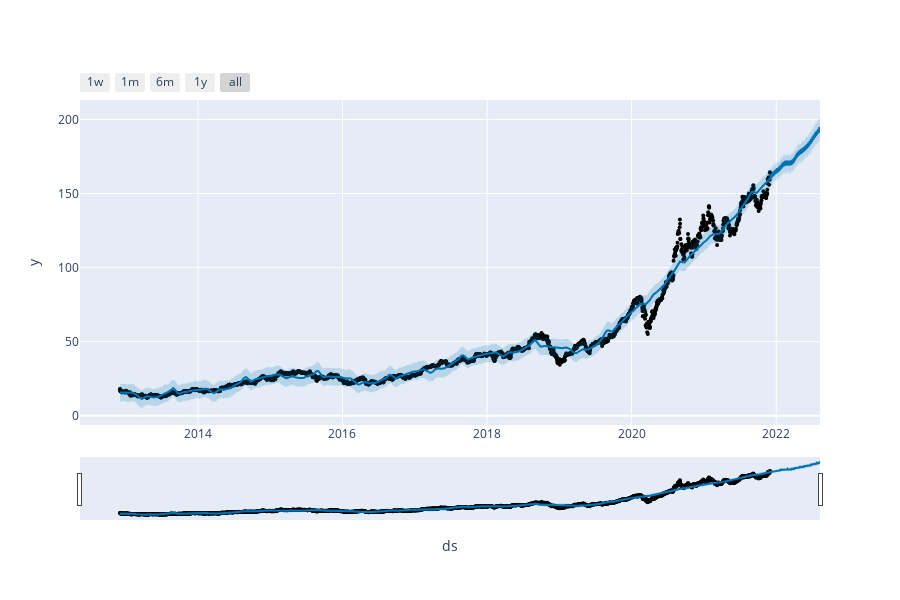

The cell this chart's notebook holds for it:
### Code cell
plot_plotly(model, forecast)

### Figure 1 — Plotly figure (JSON) as saved in the notebook; plotly's stock layout.template omitted (floating-point values rounded to 4 significant figures; data arrays with more than 128 entries replaced by an {"elided": "..."} marker saying what was removed)
{"data": [{"marker": {"color": "black", "size": 4}, "mode": "markers", "name": "Actual", "type": "scatter", "x": {"elided": "2266 str values"}, "y": {"elided": "2266 float values"}}, {"hoverinfo": "skip", "line": {"width": 0}, "mode": "lines", "type": "scatter", "x": {"elided": "2518 str values"}, "y": {"elided": "2518 float values"}}, {"fill": "tonexty", "fillcolor": "rgba(0, 114, 178, 0.2)", "line": {"color": "#0072B2", "width": 2}, "mode": "lines", "name": "Predicted", "type": "scatter", "x": {"elided": "2518 str values"}, "y": {"elided": "2518 float values"}}, {"fill": "tonexty", "fillcolor": "rgba(0, 114, 178, 0.2)", "hoverinfo": "skip", "line": {"width": 0}, "mode": "lines", "type": "scatter", "x": {"elided": "2518 str values"}, "y": {"elided": "2518 float values"}}], "layout": {"height": 600, "showlegend": false, "width": 900, "xaxis": {"rangeselector": {"buttons": [{"count": 7, "label": "1w", "step": "day", "stepmode": "backward"}, {"count": 1, "label": "1m", "step": "month", "stepmode": "backward"}, {"count": 6, "label": "6m", "step": "month", "stepmode": "backward"}, {"count": 1, "label": "1y", "step": "year", "stepmode": "backward"}, {"step": "all"}]}, "rangeslider": {"visible": true}, "title": {"text": "ds"}, "type": "date"}, "yaxis": {"title": {"text": "y"}}}}
